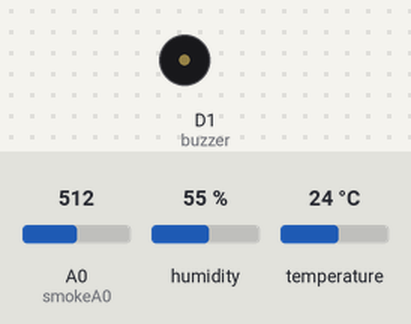
Bench run of a sketch on a simulated ESP8266 (NodeMCU). Shown: buzzer (waves = sounding). The inputs (shaded band) are chosen by the test bench; at power-on: A0 (smokeA0) = 512, humidity 55 %, temperature 24 °C. WiFi joins after 1.5 s; servers stay silent unless stated; random numbers use the default seed unless the sketch sets one; no MQTT or app messages arrive unless stated; what the sketch prints to the serial monitor is not drawn.

Above: at 2.7 s.
2.8 s: A0 (smokeA0) set to 584
7.0 s: A0 (smokeA0) set to 611
At 9.77 s:
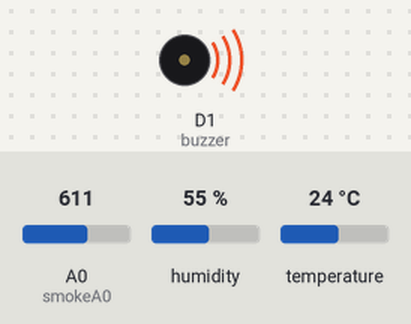
Timing chart, 0 to 31.6 s (numbered marks = the images above; inputs shaded):
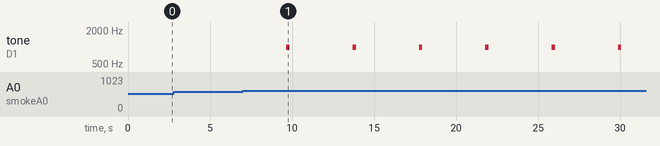

Measured:
- the behaviour switches between 600 and 601 on A0 (smokeA0) (found by bisection; images 0 and 1)
- after the input at 2.8 s, every drawn part: stays the same
- after the input at 7.0 s, tone on D1 (buzzer): alternates 1000 Hz for 0.20 s and silent for 3.8 s, starting after 2.7 s

The sketch:

node1.ino
```cpp
#define D2 4   //aquí va el sensor de temperatura

int buzzer = 5;
int smokeA0 = A0;
int sensorThres = 600;
int hayHumo = 0;

// ----- Definiciones del sensor de temperatura DHT11
#include "DHT.h"
#define DHTPIN D2  // Posicion equivalente a D2
#define DHTTYPE DHT11
DHT dht(DHTPIN, DHTTYPE);

// ----- Incluir librerias para Wifi y conectar a broker
#include <ESP8266WiFi.h>
#include <PubSubClient.h>

// ----- Definiciones de ESP8266MQTT
const char* ssid = "Tec-IoT";    // Nombre del internet Tec-IoT
const char* password = "spotless.magnetic.bridge";     // Contrasena del internet spotless.magnetic.bridge

const char* mqtt_server = "broker.mqtt-dashboard.com";    // Link del server

// Topicos
const char* topico_salidaTemp = "TempHospitAI";
const char* topico_salidaHumo = "HumoHospitAI";

// Cantidad de characteres en los topico
char sTopicoOutTemp[50];
char sTopicoOutHumo[50];

WiFiClient espClient;
PubSubClient client(espClient);
unsigned long lastMsg = 0;
#define MSG_BUFFER_SIZE  (50)
char msg[MSG_BUFFER_SIZE];
int value = 0;

// ----- Funcion que Conecta a Wifi del Router
// We start by connecting to a WiFi network
void setup_wifi() {
 delay(10);
 Serial.println();    Serial.print("Connecting to ");   Serial.println(ssid);  // Mostrar en consola ha que red se esta conectando
 WiFi.mode(WIFI_STA);          // El WIFI_STA (modo estacion) sirve para conectar el ESP8266 a una red WiFi mediante un punto de acceso
 WiFi.begin(ssid, password);   // Iniciamos la conexion real a la red

 // Comprobar si se conecta a la red
 while (WiFi.status() != WL_CONNECTED) {
   delay(500);
   Serial.print(".");
 }

 //randomSeed(micros());  randomSeed() es para generar un numero largo random y lo envia al micros() que es el numero de microsegundos desde que emepzo el programa
 Serial.println(""); Serial.println("WiFi connected"); Serial.print("IP address: "); Serial.println(WiFi.localIP());
}

// ----- Funcion que Conecta a Broker MQTT
void setup_mqtt() {
 client.setServer(mqtt_server, 1883);   // Se hace un cliente de un servidor parcialmente inicializado porque tenemos PubSubClient client(espClient)
 client.setCallback(callback);         // Establece el mensaje de la funcion callback

 // Si el cliente no esta conectado entonces intentar reconectar
 if (!client.connected()) {
   reconnect();
 }
}


// ----- Funcion que Conecta a Broker MQTT
void callback(char* topic, byte* payload, unsigned int length) {

 // El topic es la categorizacion por rutas tipo home/living-room/temperature
 Serial.print("Message arrived ["); Serial.print(topic); Serial.print("] ");

 // El payload es el contenido actual del mensaje, puede ser texto, JSON, XML, etc...
 for (int i = 0; i < length; i++) {
   Serial.print((char)payload[i]);
 }
 Serial.println();
}

// ----- Funcion que Conecta o reconecta a Broker MQTT
void reconnect() {
 // Loop until we're reconnected
 while (!client.connected()) {
   Serial.print("Attempting MQTT connection...");
   // Create a random client ID
   String clientId = "ESP8266Client-";
   clientId += String(random(0xffff), HEX);

   // Attempt to connect
   if (client.connect(clientId.c_str())) {
     Serial.println("connected");
     // Once connected, publish an announcement...
     //client.publish("outTopic", "hello world");
     //client.subscribe(topico_entrada);

     client.subscribe(topico_salidaTemp);
     client.subscribe(topico_salidaHumo);

   } else {
     Serial.print("failed, rc="); Serial.print(client.state()); Serial.println(" try again in 5 seconds");
     // Wait 5 seconds before retrying
     delay(5000);
   }
 }
}

void conectarMQTT() {

 // Si el cliente no esta conectado entonces reconectar
 if (!client.connected()) {
   reconnect();
 }
 client.loop();

 unsigned long now = millis();
 if (now - lastMsg > 5000) {
   lastMsg = now;
   ++value;

   Serial.print("Publish message: "); Serial.println(sTopicoOutTemp);
   client.publish(topico_salidaTemp, sTopicoOutTemp);

   Serial.print("Publish message: "); Serial.println(sTopicoOutHumo);
   client.publish(topico_salidaHumo, sTopicoOutHumo);

 }
}


// =================================================================
// ----- Funcion que lee temperatura y humedad con el sensor DHT11
void medirTemperatura() {
 float h = dht.readHumidity();
 float t = dht.readTemperature();

 if (isnan(h) || isnan(t)) {
   Serial.print("Falló al leer el sensor DHT\n");
   if(isnan(h)){
     Serial.print("Falló al leer h");
   }
   if(isnan(t)){
     Serial.print("Falló al leer t");
   }

   return;
 }

 Serial.print("Humedad: "); Serial.print(h);
 Serial.print(", Temperatura: "); Serial.print(t);
 Serial.print("(C), ");
 Serial.print("\n");

 // Cuando se use MQTT para formar el JSON de temperatura y humedad
 snprintf (sTopicoOutTemp, MSG_BUFFER_SIZE, "{\"temperatura\":%5.2f,\"humedad\":%5.2f}",t,h);
}

void setup() {
pinMode(buzzer, OUTPUT);
pinMode(smokeA0, INPUT);
Serial.begin(9600);

 // ----- Abrir Wifi y MQTT
 setup_wifi();
 setup_mqtt();

 dht.begin();
}

void loop() {
 conectarMQTT();
 int analogSensor = analogRead(smokeA0);

 if (analogSensor > sensorThres){
   hayHumo = 1;
   tone(buzzer, 1000, 200);
 } else {
   hayHumo = 0;
   noTone(buzzer);
 }

 snprintf (sTopicoOutHumo, MSG_BUFFER_SIZE, "{\"humo\":%d}", hayHumo);
 medirTemperatura();
 delay(4000);
}
```
